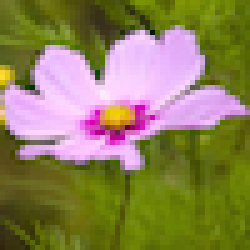
#> input picture cvxpy_examples/image_colorization/flower.png, 50 x 50 px (shown 5 times larger)
$ python prepare_data.py
#> lines starting #> are read from the running program, lines starting #| are printed output that depends on the picture; after the words box and inside, x2 and y2 are one past the last pixel; in counts of white or black regions, pixels touching at a corner belong together
import os
import matplotlib.image as mpimg
import matplotlib.pyplot as plt
import numpy as np

_dir = os.path.dirname(__file__)

img = mpimg.imread(os.path.join(_dir, "flower.png"))
#> img is the input picture: shape (50, 50, 4) float32; mean R, G, B, A 0.552, 0.508, 0.343, 0.996
img = img[:,:,0:3]
#> img: shape (50, 50, 3) float32
m, n, _ = img.shape
#> m = 50; n = 50

np.random.seed(5)
known_ind = np.where(np.random.rand(m, n) >= 0.90)

# grayscale image
M = 0.299*img[:,:,0] + 0.587*img[:,:,1] + 0.114*img[:,:,2]
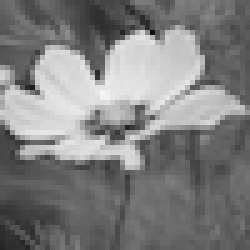
#> M: shape (50, 50) float32 (shown 5 times larger); min 0.0552, max 0.956, mean 0.502

# known color values
R_known = img[:,:,0][known_ind]
#> R_known = 250 values, max 0.996 at index 97, min 0.125 at index 34, mean 0.528
G_known = img[:,:,1][known_ind]
#> G_known = 250 values, max 0.847 at index 103, min 0 at index 125, mean 0.483
B_known = img[:,:,2][known_ind]
#> B_known = 250 values, max 1 at index 51, min 0 at index 34, mean 0.32

def save_img(filename, R, G, B):
    img = np.stack((np.array(R), np.array(G), np.array(B)), axis=2)
    plt.tick_params(
        axis='both', which='both', labelleft='off', labelbottom='off',
        bottom='off', top='off', right='off', left='off'
    )
    fig = plt.imshow(img)
    plt.savefig(filename, bbox_inches='tight', pad_inches=0.)

R_given = np.copy(M)
R_given[known_ind] = R_known
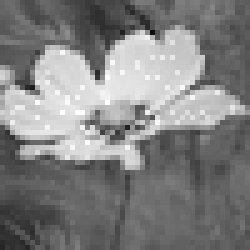
#> R_given: shape (50, 50) float32 (shown 5 times larger); 10% of pixels changed, all inside (x1, y1, x2, y2) = (0, 0, 50, 50)
G_given = np.copy(M)
G_given[known_ind] = G_known
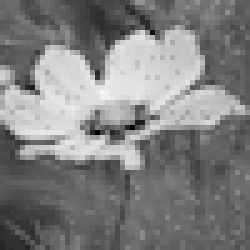
#> G_given: shape (50, 50) float32 (shown 5 times larger); 10% of pixels changed, all inside (x1, y1, x2, y2) = (0, 0, 50, 50)
B_given = np.copy(M)
B_given[known_ind] = B_known
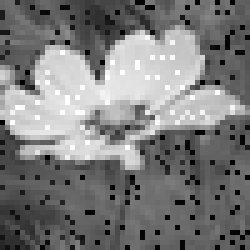
#> B_given: shape (50, 50) float32 (shown 5 times larger); 10% of pixels changed, all inside (x1, y1, x2, y2) = (0, 0, 50, 50)

save_img(os.path.join(_dir, "flower_given.png"), R_given, G_given, B_given)
#> in save_img, `img = np.stack((np.array(R), np.array(G), np.array(B)), axis=2)`:
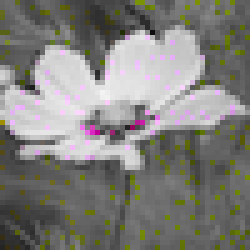
#> img: shape (50, 50, 3) float32 (shown 5 times larger); mean of channels 0, 1, 2 0.507, 0.503, 0.486; drawn as R, G, B
